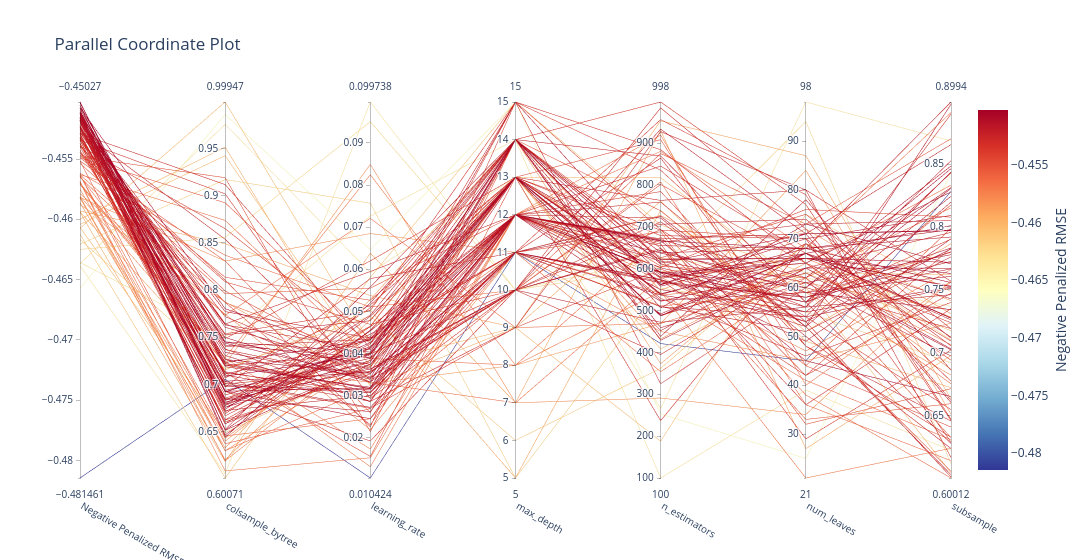

Notebook cell for this chart:
### Code cell
best_lgb = MLPipeline.tune(X_train[selected_features], y_train, 
                          algorithm=lgb.LGBMRegressor, 
                          preprocessor=PreProcessor(),
                          param_ranges=lgb_param_ranges,  
                          verbose=-1,
                          cv=5,
                          cv_variance_penalty=0.5,
                          show_progress_bar=False,  # Avoid optional notebook widgets
                          log_best_model=False)
